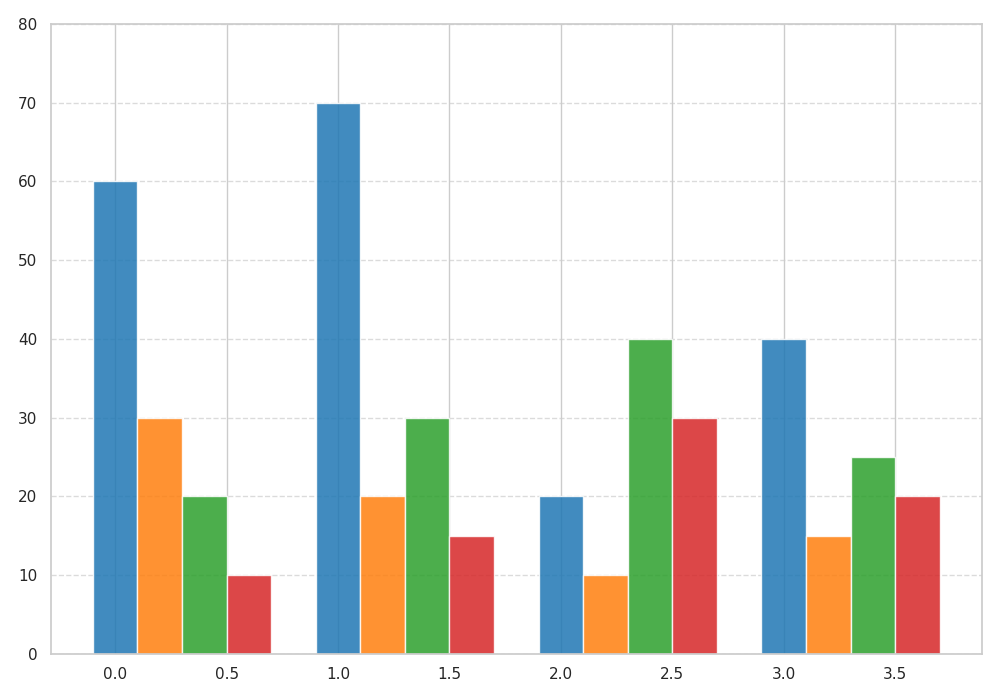

Reproduce this figure in Python.
import matplotlib.pyplot as plt
import numpy as np

# Define disciplines and funding sources
disciplines = ['Sciences', 'Engineering', 'Humanities', 'Social Sciences']
funding_sources = ['Government Grants', 'Private Sector', 'University Funds', 'Non-Profit Organizations']

# Data: Amount of funding in million USD
funding_data = np.array([
    [60, 30, 20, 10],  # Sciences
    [70, 20, 30, 15],  # Engineering
    [20, 10, 40, 30],  # Humanities
    [40, 15, 25, 20],  # Social Sciences
])

# Number of disciplines and sources
num_disciplines = len(disciplines)
num_sources = len(funding_sources)

# Set width of bar
bar_width = 0.2

# Set up colors for different funding sources
colors = ['#1f77b4', '#ff7f0e', '#2ca02c', '#d62728']

# Create the grouped bar chart
fig, ax = plt.subplots(figsize=(10, 7))
index = np.arange(num_disciplines)

# Plot bars for each funding source
for i in range(num_sources):
    ax.bar(index + i*bar_width, funding_data[:, i], width=bar_width, color=colors[i], alpha=0.85)

# Customize the y-axis
ax.set_yticks(np.arange(0, 81, 10))
ax.yaxis.grid(True, linestyle='--', alpha=0.7)

# Automatically adjust layout for better fit
plt.tight_layout()

# Show the plot
plt.show()
